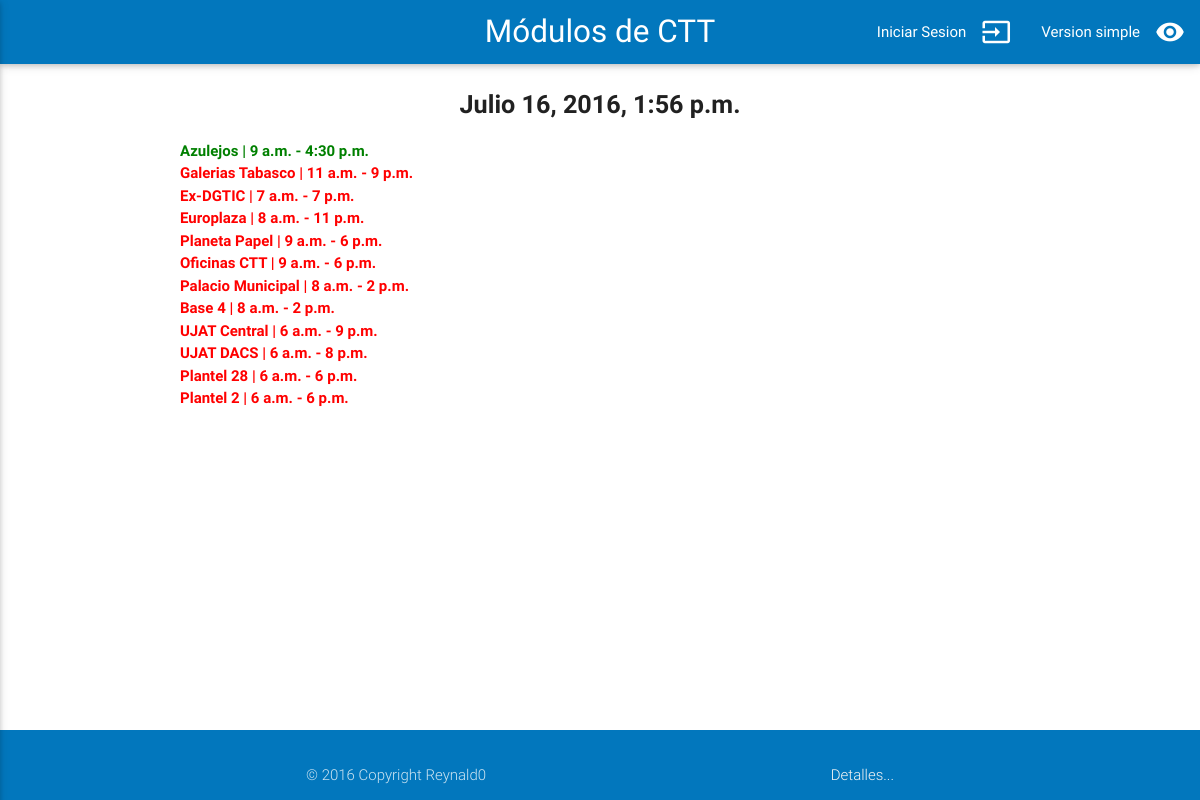
Before: /inicio_min/ with the older database file.
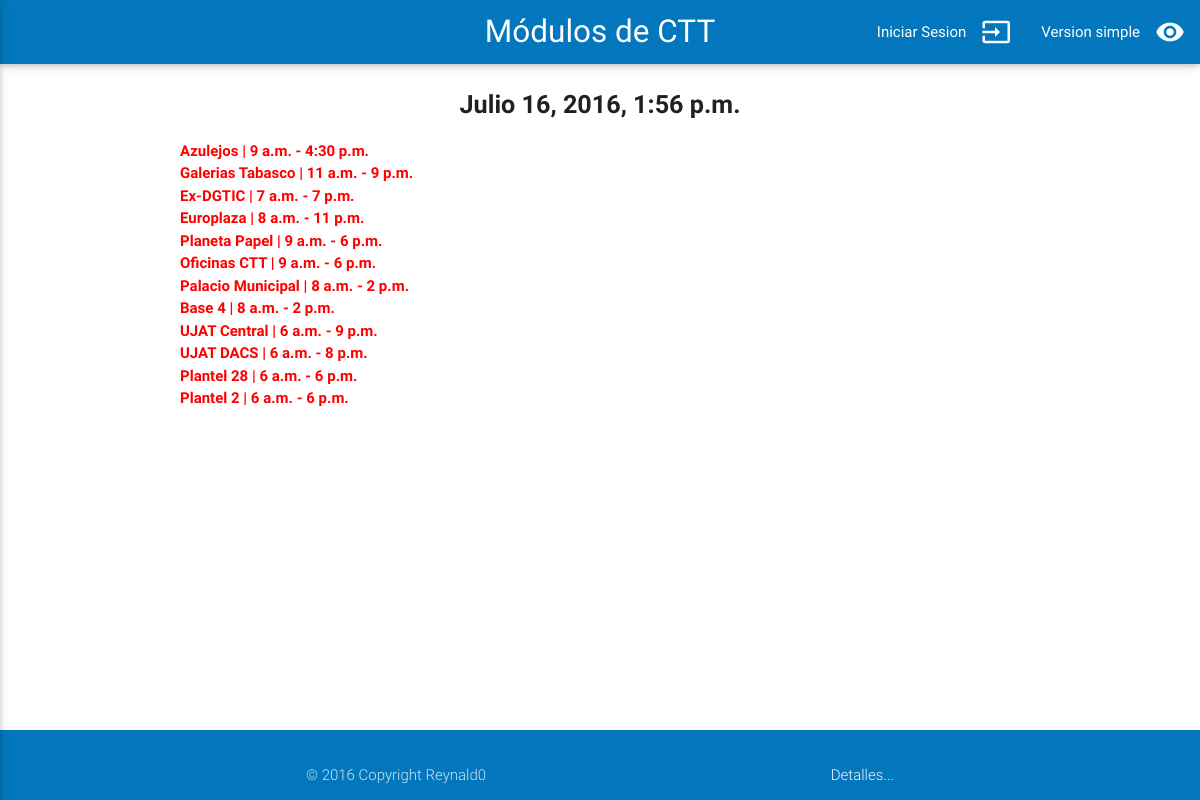
After: the same page with the newer database file.
### modulos/models.py (models this page shows, shortened)
class Modulo(models.Model):
	nombre = models.CharField(max_length = 20)
	horario_inicio = models.TimeField()
	horario_final = models.TimeField()
	ubicacion = models.TextField(blank=True)
	funciona = models.BooleanField()

### modulos/views.py (the view)
# urls.py: url(r'^inicio_min/$', inicio_min, name='inicio_min'),
def inicio_min(request):
	fecha_actual = datetime.datetime.now() - datetime.timedelta(hours=5)
	modulos = Modulo.objects.all()
	return render(request, 'inicio_min.html', {'fecha_actual': fecha_actual, 'modulos': modulos })

### templates/inicio_min.html
{% extends 'components/base.html' %}
{% load staticfiles %}
{% block encabezado %}
	{{ fecha_actual }}
{% endblock encabezado%}
{% block contenido %}
		{% for modulo in modulos %}
				<b>
					{% if modulo.funciona %}
				    	<font color='green'>
				    {% else %}
				    	<font color='red'>
				    {% endif %}
				    {{ modulo.nombre }} | {{ modulo.horario_inicio }} - {{ modulo.horario_final }}<br>
				</font>
				</b>
    	{% endfor %}
{% endblock contenido %}

Changed rows visible on the page:
changed Modulo "Azulejos": funciona True → False (drawn)
